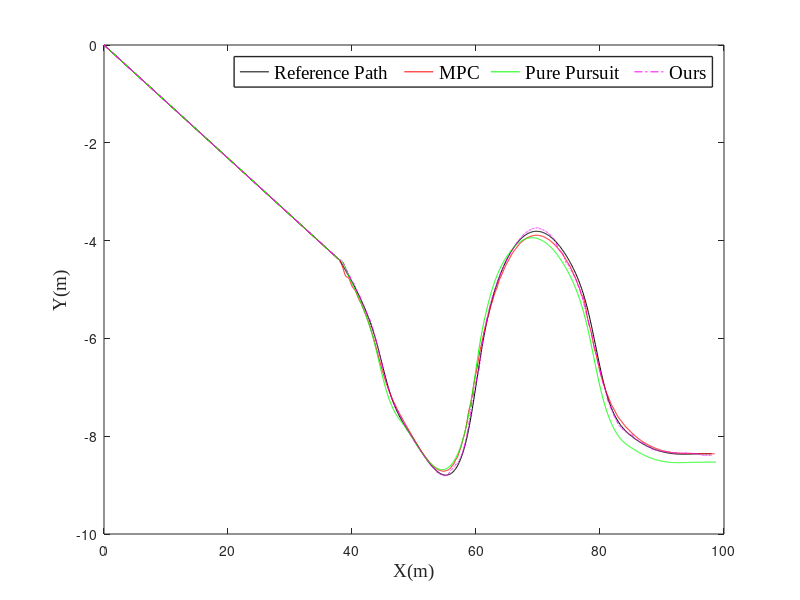

This chart was generated by the following MATLAB code: (Note: this script raises an error after producing the figure.)
clear all;
clc;
mpc_xy=xlsread('data2/New_Folder/mpc2_trajectory.csv');
pure_xy=xlsread('data2/New_Folder/pur2_trajectory.csv');
rl_xy=xlsread('data2/rl11/rl2_trajectory.csv');
% mpc_xy=xlsread('mpc_trajectory.csv');
% pure_xy=xlsread('pur_trajectory.csv');
% rl_xy=xlsread('data1/rl_trajectory.csv');

ref_x=rl_xy(:,1);
ref_y=rl_xy(:,2);
% MPC
x=mpc_xy(:,3);
y=mpc_xy(:,4);
pur_x=pure_xy(:,3);
pur_y=pure_xy(:,4);
rl_x=rl_xy(:,3);
rl_y=rl_xy(:,4);

plot(ref_x,ref_y,'k');
hold on;
plot(x,y,'r');
hold on;
plot(pur_x,pur_y,'g');
hold on;
plot(rl_x,rl_y,'m-.');

xlabel('X(m)','FontName','Times New Roman','FontSize',14);
ylabel('Y(m)','FontName','Times New Roman','FontSize',14);
% axis([-1 15 -1 20 ])
% axis equal  % 坐标轴等间距

% set (gca,'position',[0.1,0.1,0.8,0.8] )

legend('Reference Path','MPC','Pure Pursuit','Ours','Orientation','horizontal','FontName','Times New Roman','FontSize',14,'LineWidth',1);
zp = BaseZoom();
zp.plot;
zp.plot;

% axis([0,18,0,20]);




